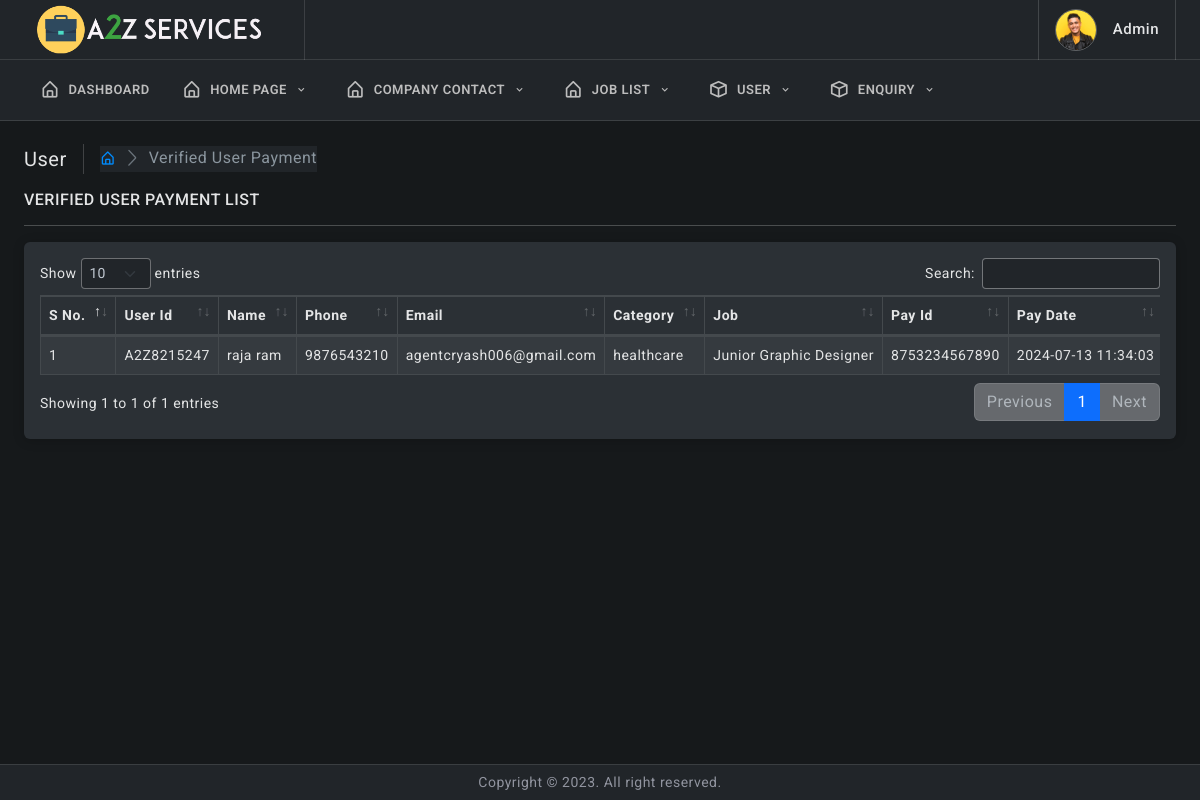
The app's page /admin/user-payment-verified.php (signed in) with its own data.
### tables this page shows
CREATE TABLE `payment` (
  `id` int(11) NOT NULL,
  `user_id` varchar(20) NOT NULL,
  `name` varchar(50) NOT NULL,
  `phone` varchar(20) NOT NULL,
  `email` varchar(100) NOT NULL,
  `category` varchar(50) NOT NULL,
  `job` varchar(50) NOT NULL,
  `payid` varchar(50) NOT NULL,
  `shot` varchar(200) NOT NULL,
  `check_status` tinyint(1) NOT NULL DEFAULT 0,
  `pay_date` datetime NOT NULL
);

### admin/user-payment-verified.php (the view, shortened to what this page needs)
<!doctype html>
<html lang="en">
<?php include_once("elements/connect.php");?>
<head>
	<link href="assets/plugins/simplebar/css/simplebar.css" rel="stylesheet" />
	<link href="assets/plugins/perfect-scrollbar/css/perfect-scrollbar.css" rel="stylesheet" />
	<link href="assets/plugins/metismenu/css/metisMenu.min.css" rel="stylesheet" />
	<link href="assets/plugins/datatable/css/dataTables.bootstrap5.min.css" rel="stylesheet" />
	<link href="assets/css/pace.min.css" rel="stylesheet" />
	<link href="assets/css/bootstrap.min.css" rel="stylesheet">
	<link href="assets/css/bootstrap-extended.css" rel="stylesheet">
	<link href="assets/css/app.css" rel="stylesheet">
	<link href="assets/css/icons.css" rel="stylesheet">
	<link rel="stylesheet" href="assets/css/dark.css" />
</head>
<body>
	<?php include("elements/navbar.php");?>
		<div class="page-wrapper">
			<div class="page-content">
				<div class="page-breadcrumb d-none d-sm-flex align-items-center mb-3">
					<div class="breadcrumb-title pe-3">User</div>
					<div class="ps-3">
						<nav aria-label="breadcrumb">
							<ol class="breadcrumb mb-0 p-0">
								<li class="breadcrumb-item"><a href="javascript:;"><i class="bx bx-home-alt"></i></a>
								</li>
								<li class="breadcrumb-item active" aria-current="page">Verified User Payment</li>
							</ol>
						</nav>
					</div>
				</div>
				<h6 class="mb-0 text-uppercase">Verified User Payment list</h6>
				<hr/>
				<div class="card">
					<div class="card-body">
						<div class="table-responsive">
                        <table id="example" class="table table-striped table-bordered" style="width:100%">
								<thead>
									<tr>
										<th>S No.</th>
										<th>User Id</th>
										<th>Name</th>
                                        <th>Phone</th>
										<th>Email</th>
										<th>Category</th>
										<th>Job</th>
										<th>Pay Id</th>
                                        <th>Pay Date</th>
									</tr>
								</thead>
								<tbody>
									<?php
                                 $a=0;
                                 $data=mysqli_query($conn,"SELECT * FROM payment WHERE check_status='1' ");
                                 while($d=mysqli_fetch_array($data)){
                                  ?>
                                 <tr>
                                  <td><?php echo ++$a?></td>
                                  <td><?php echo $d['user_id']?></td>
                                  <td><?php echo $d['name']?></td>
                                  <td><?php echo $d['phone']?></td>
                                  <td><?php echo $d['email']?></td>
                                  <td><?php echo $d['category']?></td>
                                  <td><?php echo $d['job']?></td>
                                  <td><?php echo $d['payid']?></td>
                                  <td><?php echo $d['pay_date']?></td>
                                 </tr>
                                  <?php
                                 }
                                   ?>
								</tbody>
							</table>
						</div>
					</div>
				</div>
			</div>
		</div>
		<footer class="page-footer">
			<p class="mb-0">Copyright © 2023. All right reserved.</p>
		</footer>
	</div>
</body>
</html>

### admin/assets/css/app.css (style rules this page uses)
body { font-size: 14px; color: #4c5258; letter-spacing: 0.5px; background-color: #f7f7ff; font-family: 'Roboto', sans-serif; }
.page-wrapper { height: 100%; margin-top: 120px; margin-bottom: 30px; margin-left: 0px; }
.page-content { padding: 1.5rem; }
.page-footer { background: #ffffff; left: 0px; right: 0; bottom: 0; position: fixed; text-align: center; padding: 7px; font-size: 14px; border-top: 1px solid #e4e4e4; z-index: 3; }
.breadcrumb-title { font-size: 20px; border-right: 1.5px solid #aaa4a4; }
.page-breadcrumb .breadcrumb li.breadcrumb-item { font-size: 16px; }
.page-breadcrumb .breadcrumb-item+.breadcrumb-item::before { display: inline-block; padding-right: .5rem; color: #6c757d; font-family: 'LineIcons'; content: "\ea5c"; }

### admin/assets/css/dark.css (style rules this page uses)
body { color: var(--bs-body-color); --bs-body-color: #e4e5e6; background-color: #16191b; }
.h1, .h2, .h3, .h4, .h5, .h6, h1, h2, h3, h4, h5, h6 { color: #e4e5e6; }
p { color: #91949f; }
.card { background-color: #2b3035; box-shadow: 0 0.1rem 0.7rem rgb(0 0 0 / 20%); }
.page-footer { background-color: #212529; border-top: 1px solid rgb(237 237 237 / 12%); }
::placeholder { color: #e4e5e6 !important; opacity: .5 !important; }
.table { --bs-table-bg: transparent; --bs-table-striped-color: #e4e5e6; --bs-table-striped-bg: rgba(255, 255, 0255, 0.05); --bs-table-active-color: #e4e5e6; --bs-table-active-bg: rgba(255, 255, 255, 0.1); --bs-table-hover-color: #e4e5e6; --bs-table-hover-bg: rgba(255, 255, 255, 0.075); width: 100%; margin-bottom: 1rem; color: #e4e5e6; vertical-align: top; border-color: rgb(255 255 255 / 12%); --bs-table-color: #e4e5e6; }
.table td, .table th { border-color: rgb(255 255 255 / 12%); }
.table thead th { border-bottom: 2px solid rgb(255 255 255 / 12%); }
.breadcrumb { background-color: #212529; }
.breadcrumb-item.active { color: #8b969f; }
.breadcrumb-title { border-right: 1.5px solid rgb(255 255 255 / 18%); }
.table-bordered td, .table-bordered th { border: 1px solid rgb(255 255 255 / 12%); }
.table-bordered { border: 1px solid rgb(255 255 255 / 12%); }

### records on screen
payment: user "A2Z8215247", name "raja ram", phone "9876543210", email "agentcryash006@gmail.com", category "healthcare", job "Junior Graphic Designer", payid "8753234567890", pay_date "2024-07-13 11:34:03"
